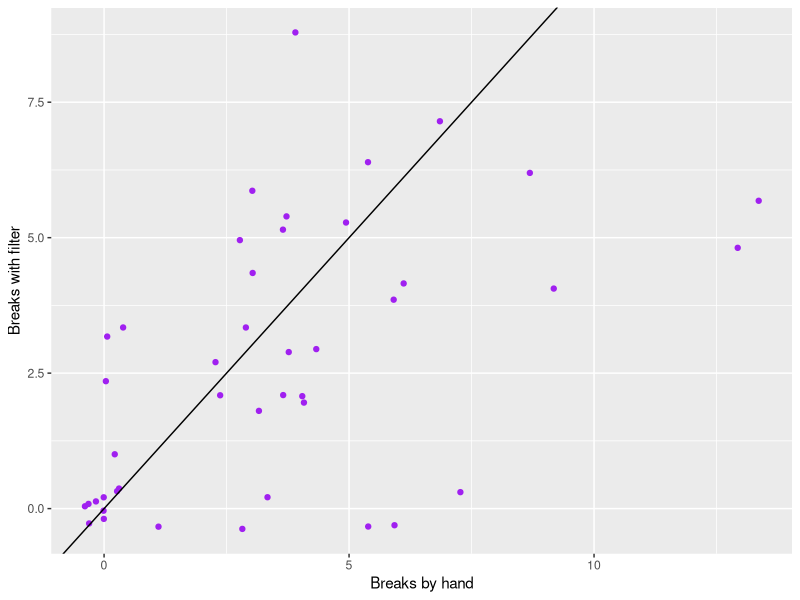
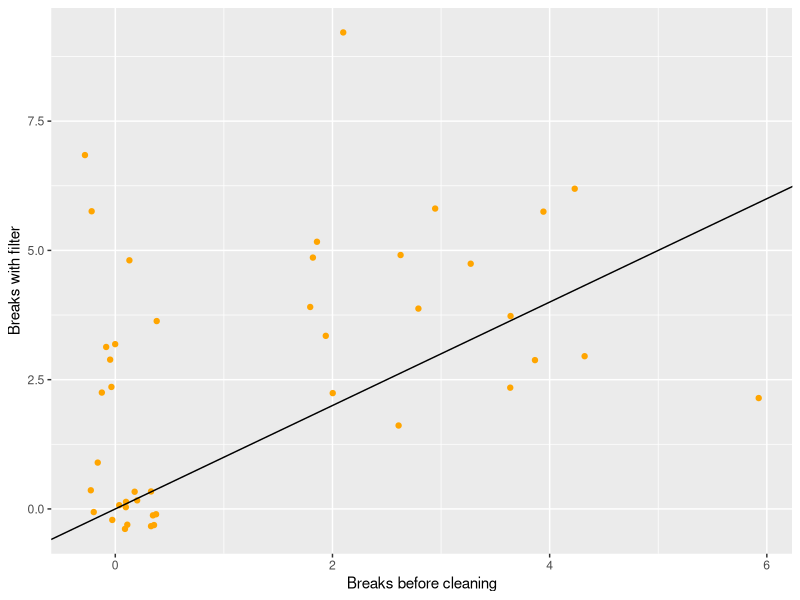
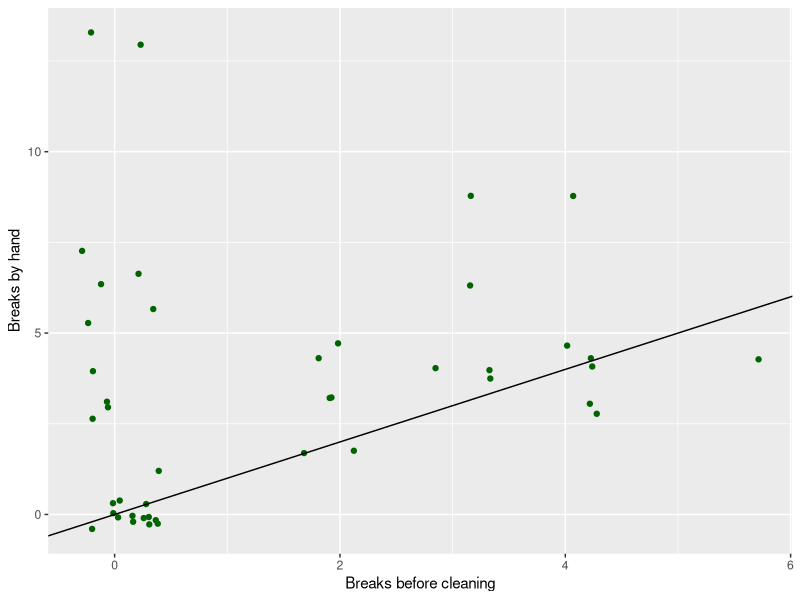
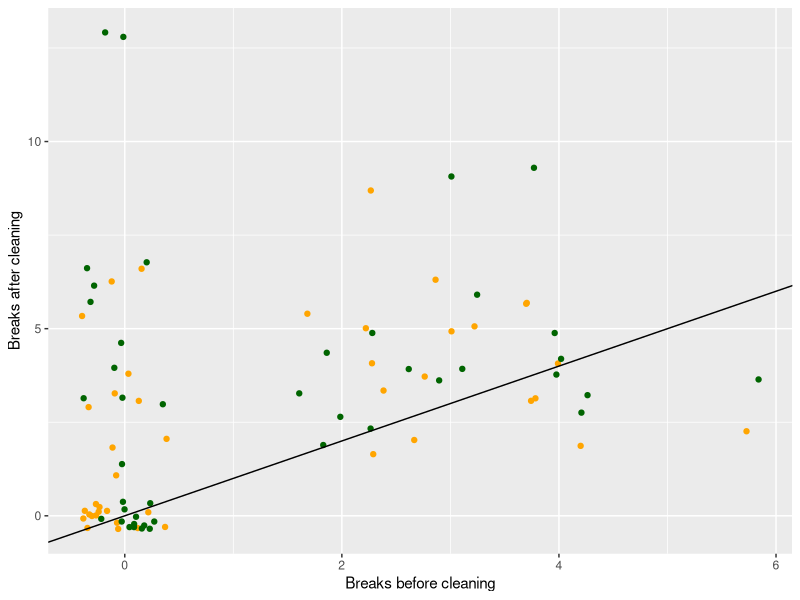

Recreate these plots in R, in order.
## ---- chunk 1
knitr::opts_chunk$set(echo = TRUE)
## ---- chunk 2
library(tidyverse)
library(ggplot2)
## ---- chunk 3
cfc <- read_csv("input/RS/cloud_filter_comparison.csv")

cfc %>%
  ggplot(aes(x= `Breaks by hand`, y = `Breaks with filter`)) +
  geom_point(color = "purple", position = "jitter", size= 1.5) +
  geom_abline(intercept = 0, slope = 1, color = "black") +
  #geom_smooth(method = "lm", color = "purple", se = F) +
  labs(x = "Breaks by hand",
       y = "Breaks with filter") 
  
cfc %>%
  ggplot(aes(x = `Breaks before cleaning`, y = `Breaks with filter`)) +
  geom_point(color = "orange", position = "jitter", size = 1.5) +
  geom_abline(intercept = 0, slope = 1, color = "black") +
  #geom_smooth(method = "lm", color = "orange", se = F) +
  labs(x = "Breaks before cleaning",
       y = "Breaks with filter") 
  
cfc %>%
  ggplot(aes(x = `Breaks before cleaning`, y = `Breaks by hand`)) +
  geom_point(color = "darkgreen", position = "jitter", size = 1.5) +
  geom_abline(intercept = 0, slope = 1, color = "black") +
  #geom_smooth(method = "lm", color = "darkgreen", se = F) +
  labs(x = "Breaks before cleaning",
       y = "Breaks by hand")

cfc %>%
  ggplot(aes(x = `Breaks before cleaning`)) +
  geom_point(aes(y = `Breaks with filter`), color = "orange", position = "jitter", size = 1.5) +
  geom_point(aes(y = `Breaks by hand`), color = "darkgreen", position = "jitter", size = 1.5) +
  geom_abline(intercept = 0, slope = 1, color = "black") +
  labs(x = "Breaks before cleaning",
       y = "Breaks after cleaning")
